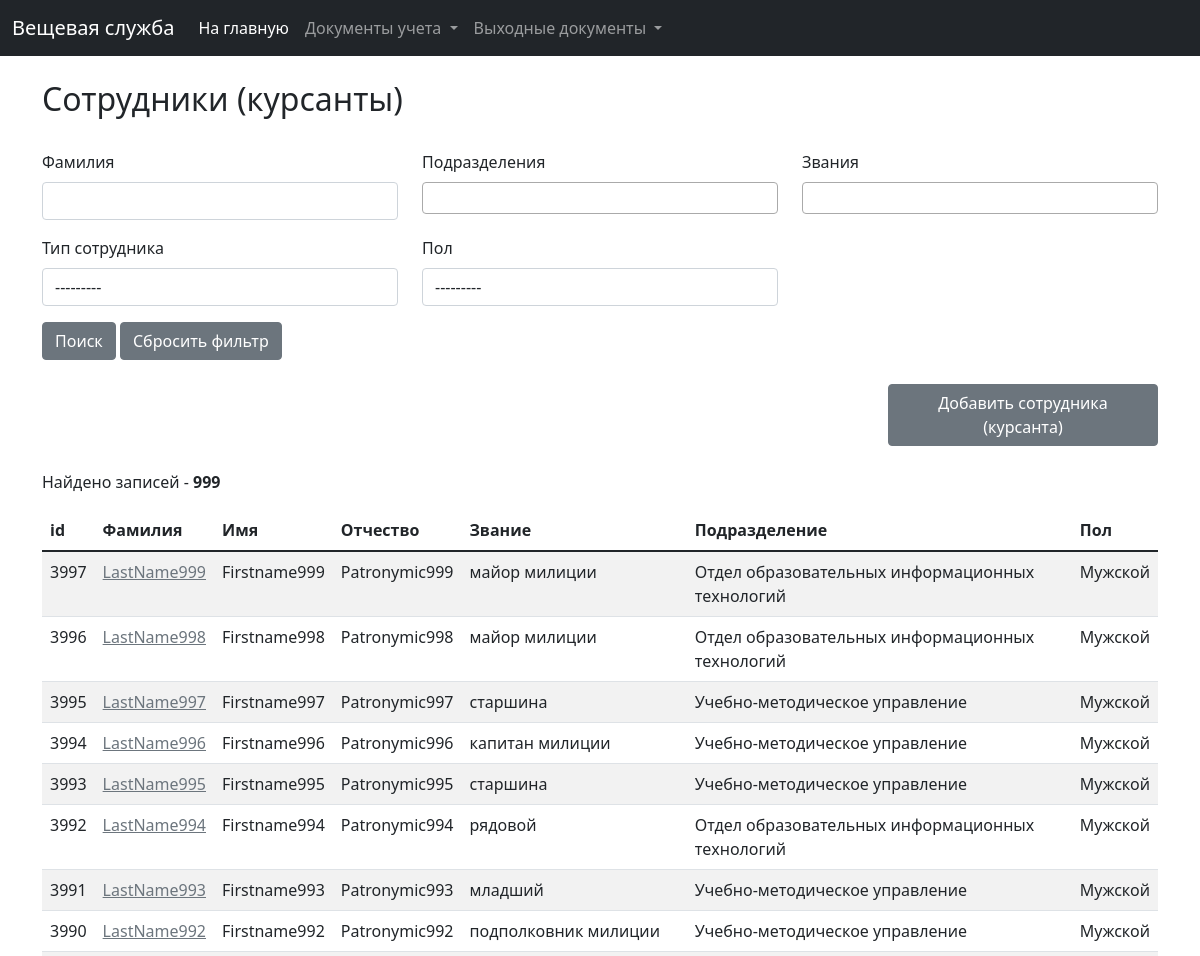
/clothing/employees (upper part), run on an earlier commit of the app's database.
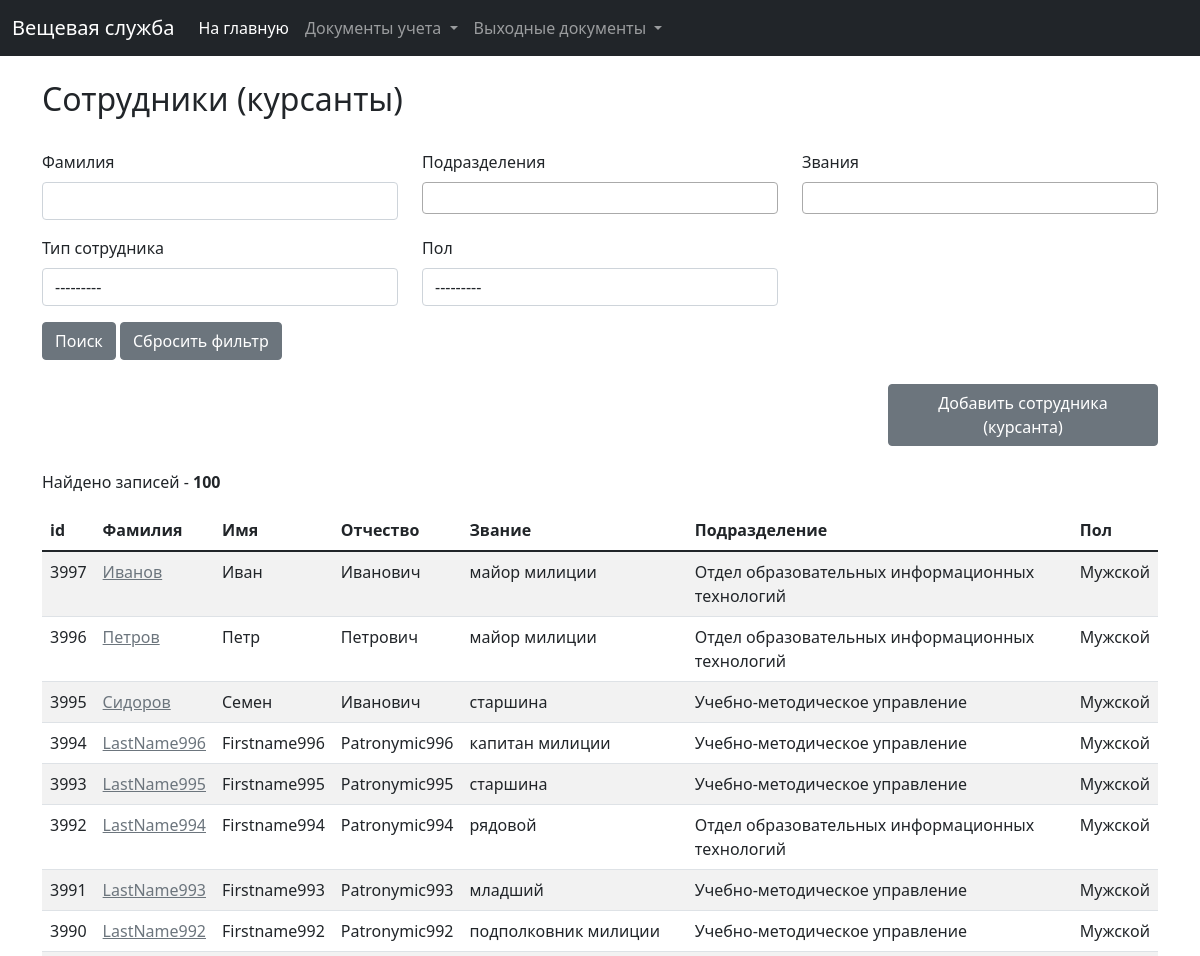
And on a later commit of the database.
### clothing/models.py (models this page shows, shortened)
class Employee(models.Model):
    last_name = models.CharField(verbose_name="Фамилия", max_length=30)
    first_name = models.CharField(verbose_name="Имя", max_length=30)
    patronymic = models.CharField(verbose_name="Отчество", max_length=30)
    subdivision = models.ForeignKey(Subdivision, on_delete=models.SET_NULL, verbose_name="Подразделение", blank=True,
                                    null=True)
    sex = models.IntegerField(choices=SEX, verbose_name="Пол", blank=True, null=True, default=1)
    kind = models.IntegerField(choices=EMPLOYEE_KIND, verbose_name="Тип сотрудника")
    rank = models.ForeignKey(Rank, on_delete=models.CASCADE, verbose_name="Звание", blank=True, null=True)
    position = models.ForeignKey(Position, on_delete=models.SET_NULL, verbose_name="Должность", blank=True, null=True)
    is_on_decree = models.BooleanField(verbose_name="В декрете", default=False)
    decree_start = models.DateField(verbose_name="Начало декрета", blank=True, null=True)
    decree_finish = models.DateField(verbose_name="Окончание декрета", blank=True, null=True)
    date_of_birth = models.DateField(verbose_name="Дата рождения", blank=True, null=True)
    last_modified = models.DateTimeField(verbose_name="Дата и время последнего редактирования", auto_now=True)
    @property
    def get_sex(self):
        if self.sex:
            return SEX[self.sex - 1][1]
        else:
            return None
    class Meta:
        ordering = ('-id',)
        verbose_name = 'Сотрудник'
        verbose_name_plural = 'Сотрудники'

class Rank(models.Model):
    rank = models.CharField(verbose_name="Звание", max_length=50)
    created_at = models.DateTimeField(verbose_name="Дата и время создания", auto_created=True, blank=True, null=True)
    last_modified = models.DateTimeField(verbose_name="Дата и время последнего изменения", auto_now=True, blank=True,
                                         null=True)
    def __str__(self):
        return self.rank
    class Meta:
        ordering = ('id',)
        verbose_name = 'Звание'
        verbose_name_plural = 'Звания'

class Subdivision(models.Model):
    subdivision_name = models.CharField(verbose_name="Подразделение", max_length=255)
    subdivision_short_name = models.CharField(
        verbose_name="Короткое название подразделения (только заглавные английские буквы)", max_length=255)
    created_at = models.DateTimeField(verbose_name="Дата и время создания", auto_created=True, blank=True, null=True)
    last_modified = models.DateTimeField(verbose_name="Дата и время последнего изменения", auto_now=True, blank=True,
                                         null=True)
    def __str__(self):
        return self.subdivision_name
    class Meta:
        ordering = ('subdivision_name',)
        verbose_name = 'Подразделение'
        verbose_name_plural = 'Подразделения'

### clothing/views.py (the view)
# urls.py: path('employees', views.employee_list, name='employee_list'),
def employee_list(request):
    f = EmployeeFilter(request.GET, queryset=Employee.objects.all())
    paginator = Paginator(f.qs, 30)
    page = request.GET.get('page')
    employees_list = paginator.get_page(page)
    employee_form = EmployeeForm()
    return render(request, 'clothing/employees/employee_list.html',
                  {'list': employees_list,
                   'employee_form': employee_form,
                   'subdivision_list': Subdivision.objects.all(),
                   'rank_list': Rank.objects.all(),
                   'position_list': Position.objects.all(),
                   'kind_list': EMPLOYEE_KIND,
                   'sex_list': SEX,
                   'filter': f})

### clothing/forms.py
class EmployeeForm(ModelForm):
    class Meta:
        model = Employee
        fields = '__all__'
        widgets = {'date_of_birth': myDateInput}

### clothing/models.py (called while the page is built)
    def __str__(self):
        return self.position

### clothing/templatetags/url_replace.py (called while the page is built)
@register.simple_tag
def url_replace(request, field, value):
    d = request.GET.copy()
    d[field] = value
    return d.urlencode()

### clothing/templates/clothing/employees/employee_list.html (shortened to what this page needs)
{% extends 'base_list.html' %}
{% load widget_tweaks %}
{% load static %}
{% block list_title %}Сотрудники (курсанты){% endblock %}
{% block filters %}
    <form action="{% url 'clothing:employee_list' %}">
        <div class="row">
            <div class="col-md-4">
                <div class="mb-3">
                    <label class="form-label">Фамилия</label>
                    {% render_field filter.form.last_name class+="form-control" %}
                </div>
            </div>
            <div class="col-md-4">
                <div class="mb-3">
                    <label class="form-label">Подразделения</label><br>
                </div>
            </div>
            <div class="col-md-4">
                <div class="mb-3">
                    <label class="form-label">Звания</label><br>
                </div>
            </div>
        </div>
        <div class="row">
            <div class="col-md-4">
                <div class="mb-3">
                    <label class="form-label">Тип сотрудника</label>
                    {% render_field filter.form.kind class+="form-control" %}
                </div>
            </div>
            <div class="col-md-4">
                <div class="mb-3">
                    <label class="form-label">Пол</label>
                    {% render_field filter.form.sex class+="form-control" %}
                </div>
            </div>
        </div>
        <button type="submit" class="btn btn-secondary">Поиск</button>
        <a href="{% url 'clothing:employee_list' %}" class="btn btn-secondary">Сбросить фильтр</a>
    </form>
{% endblock %}
{% block add_button %}
   <a href="#employee_add_data_form" data-bs-toggle="modal" class="btn btn-secondary"
           style="display: block; margin-left:auto; width: 270px;">Добавить сотрудника (курсанта)</a>
{% endblock %}
{% block list %}
    <table class="table table-striped table-hover">
        <thead>
        <tr>
            <th scope="col">id</th>
            <th scope="col">Фамилия</th>
            <th scope="col">Имя</th>
            <th scope="col">Отчество</th>
            <th scope="col">Звание</th>
            <th scope="col">Подразделение</th>
            <th scope="col">Пол</th>
        </tr>
        </thead>
        <tbody>
        {% for employee in list %}
            <tr>
                <td>{{ employee.id }}</td>
                <td><a href="#employee_update_data_form_{{ employee.id }}" data-bs-toggle="modal"
                       class="link-secondary">{{ employee.last_name|default_if_none:"Нет даных" }}</a></td>
                <td>{{ employee.first_name|default_if_none:"Нет даных" }}</td>
                <td>{{ employee.patronymic|default_if_none:"Нет даных" }}</td>
                <td>{{ employee.rank|default_if_none:"Нет даных" }}</td>
                <td>{{ employee.subdivision|default_if_none:"Нет даных" }}</td>
                <td>{{ employee.get_sex|default_if_none:"Нет даных" }}</td>
            </tr>
        {% endfor %}
        </tbody>
    </table>
{% endblock %}

What changed in the data, as far as the page shows it:
changed Employee id 3997: last_name "LastName999" → "Иванов"; first_name "Firstname999" → "Иван"; patronymic "Patronymic999" → "Иванович"
changed Employee id 3996: last_name "LastName998" → "Петров"; first_name "Firstname998" → "Петр"; patronymic "Patronymic998" → "Петрович"
changed Employee id 3995: last_name "LastName997" → "Сидоров"; first_name "Firstname997" → "Семен"; patronymic "Patronymic997" → "Иванович"
Also different on the page:
{{ filter.qs|length }}: "999" → "100"
